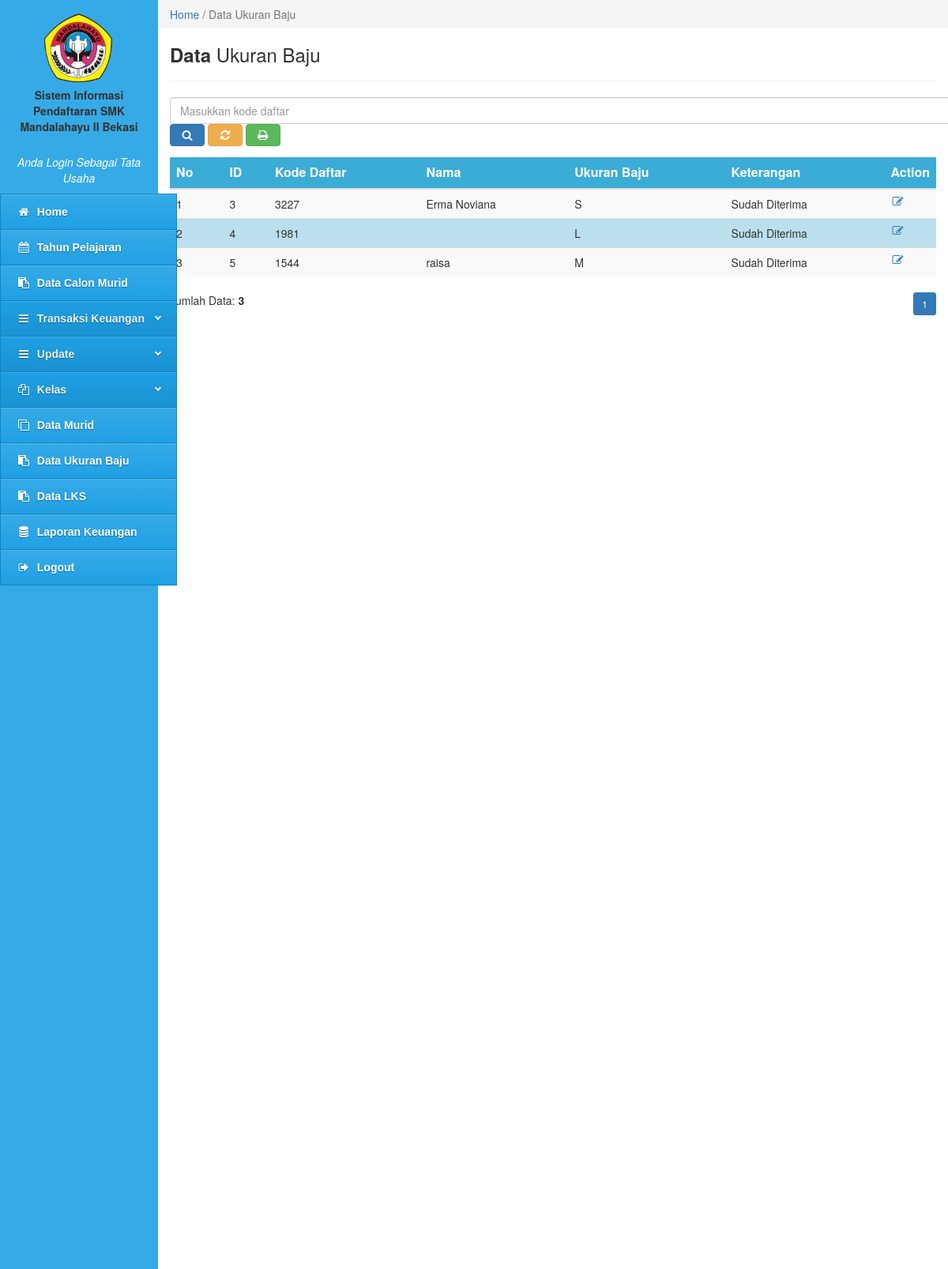
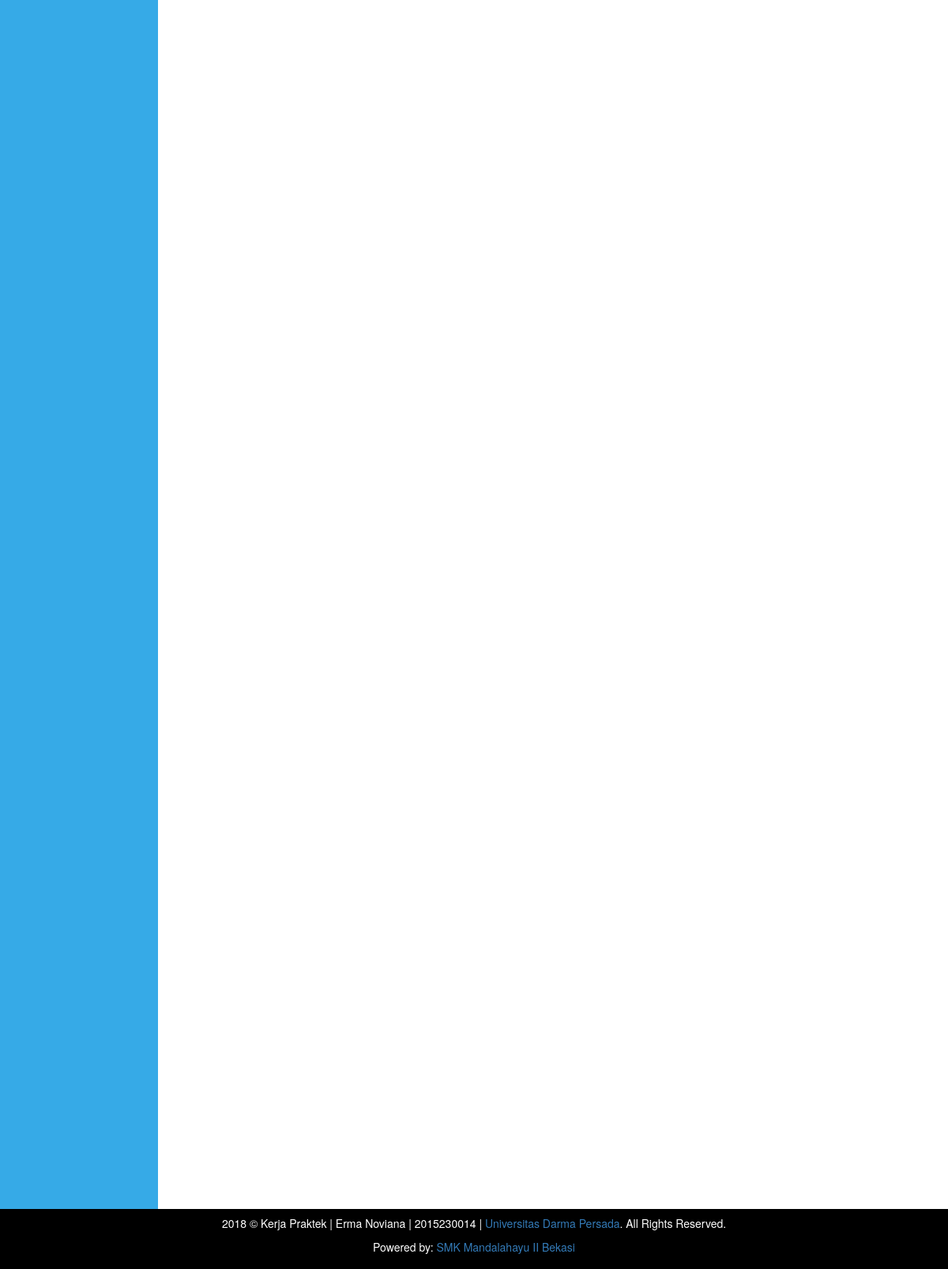
The page /tata-usaha/tu.php?content=data-ukuran-baju (signed in) on the database its author committed (2 pictures, top to bottom).
### tables this page shows
CREATE TABLE `tbl_ukuran_baju` (
  `id_ukuran_baju` int(20) NOT NULL,
  `kode_daftar` int(20) NOT NULL,
  `ukuran_baju` varchar(10) NOT NULL,
  `keterangan` varchar(20) NOT NULL
);

CREATE TABLE `tbl_data_calon_murid` (
  `id_calon_murid` int(10) NOT NULL,
  `tahun_pelajaran` varchar(20) NOT NULL,
  `prodi` varchar(50) NOT NULL,
  `nisn` varchar(30) NOT NULL,
  `nama` varchar(100) NOT NULL,
  `nama_panggilan` varchar(50) NOT NULL,
  `jenis_kelamin` varchar(10) NOT NULL,
  `tempat_lahir` varchar(20) NOT NULL,
  `tgl_lahir` varchar(20) NOT NULL,
  `agama` varchar(20) NOT NULL,
  `kewarganegaraan` varchar(50) NOT NULL,
  `anak_ke` varchar(20) NOT NULL,
  `status_perwalian` varchar(50) NOT NULL,
  `perwalian_oleh` varchar(20) NOT NULL,
  `jml_saudara_kandung` int(10) NOT NULL,
  `jml_saudara_tiri` int(10) NOT NULL,
  `jml_saudara_angkat` int(10) NOT NULL,
  `status_keluarga` varchar(20) NOT NULL,
  `bahasa` varchar(30) NOT NULL,
  `alamat` varchar(100) NOT NULL,
  `telepon_rumah` varchar(20) NOT NULL,
  `status_tinggal` varchar(20) NOT NULL,
  `jarak` varchar(20) NOT NULL,
  `transportasi` varchar(30) NOT NULL,
  `asal_sekolah` varchar(100) NOT NULL,
  `nomor_ijazah` varchar(20) NOT NULL,
  `tgl_ijazah` varchar(20) NOT NULL,
  `lama_belajar` varchar(20) NOT NULL,
  `jml_un` varchar(10) NOT NULL,
  `berat_badan` varchar(10) NOT NULL,
  `tinggi_badan` varchar(10) NOT NULL,
  `goldar` varchar(10) NOT NULL,
  `penyakit` varchar(100) NOT NULL,
  `kelainan` varchar(100) NOT NULL,
  `nama_ayah` varchar(50) NOT NULL,
  `tempat_lahir_ayah` varchar(50) NOT NULL,
  `tgl_lahir_ayah` varchar(50) NOT NULL,
  `pekerjaan_ayah` varchar(50) NOT NULL,
  `penghasilan_ayah` varchar(50) NOT NULL,
  `pendidikan_ayah` varchar(20) NOT NULL,
  `kewarganegaraan_ayah` varchar(50) NOT NULL,
  `nama_ibu` varchar(50) NOT NULL,
  `tempat_lahir_ibu` varchar(50) NOT NULL,
  `tgl_lahir_ibu` varchar(20) NOT NULL,
  `pekerjaan_ibu` varchar(50) NOT NULL,
  `penghasilan_ibu` varchar(50) NOT NULL,
  `pendidikan_ibu` varchar(20) NOT NULL,
  `kewarganegaraan_ibu` varchar(50) NOT NULL,
  `alamat_orangtua` varchar(100) NOT NULL,
  `nomor_hp` varchar(20) NOT NULL,
  `pengeluaran` varchar(50) NOT NULL,
  `jml_keluarga_kerja` int(10) NOT NULL,
  `jml_keluarga_menikah` int(10) NOT NULL,
  `nama_wali` varchar(50) NOT NULL,
  `tempat_lahir_wali` varchar(50) NOT NULL,
  `tgl_lahir_wali` varchar(20) NOT NULL,
  `pekerjaan_wali` varchar(50) NOT NULL,
  `penghasilan_wali` varchar(50) NOT NULL,
  `pendidikan_wali` varchar(20) NOT NULL,
  `kewarganegaraan_wali` varchar(50) NOT NULL,
  `alamat_wali` varchar(100) NOT NULL,
  `nomor_hp_wali` varchar(20) NOT NULL,
  `pengeluaran_wali` varchar(50) NOT NULL,
  `jml_wali_kerja` int(20) NOT NULL,
  `jml_wali_menikah` int(20) NOT NULL,
  `kesenian` varchar(100) NOT NULL,
  `olahraga` varchar(100) NOT NULL,
  `organisasi` varchar(100) NOT NULL,
  `hasta_karya` varchar(100) NOT NULL,
  `bakat_lulus` varchar(100) NOT NULL,
  `cita_cita` varchar(100) NOT NULL,
  `tgl_daftar` varchar(20) NOT NULL,
  `syarat_nisn` varchar(100) NOT NULL,
  `syarat_ijazah` varchar(100) NOT NULL,
  `syarat_kk` varchar(100) NOT NULL,
  `syarat_akte` varchar(100) NOT NULL,
  `syarat_foto` varchar(100) NOT NULL,
  `kode_daftar` int(10) NOT NULL,
  `status` int(2) NOT NULL
);

### tata-usaha/data-ukuran-baju.php (the view, shortened to what this page needs)
<div class="col-md-10" style="padding:0px">
  <ol class="breadcrumb" style="margin:0;border-radius:0;">
    <li class="active"><a href="tu.php?content=home-tata-usaha">Home</a> / Data Ukuran Baju</li>
  </ol>
</div>
<div class="col-md-10" style="min-height:500px">
  <h3><b>Data</b> Ukuran Baju</h3>
    <hr>
       <form class="form-inline" action="" method="POST">
      <div class="form-group">
        <input size="127px" type="text" name="pencarian" class="form-control" placeholder="Masukkan kode daftar">
        <button type="submit" class="btn btn-primary"><i class="fa fa-search fa-fw"></i></button>
        <a href="tu.php?content=data-ukuran-baju"><button type="button" class="btn btn-warning"><i class="fa fa-refresh fa-fw"></i></button></a>
        <a target ="_blank" role="button" href="print-data-ukuran-baju.php"><button type="button" class="btn btn-success"><i class="fa fa-print fa-fw"></i></button></a>
      </div>
    </form>
    <form class="form-horizontal" method="POST">
      <table class="table table-striped">
        <thead>
          <tr>
            <th>No</th>
            <th>ID</th>
            <th>Kode Daftar</th>
            <th>Nama</th>
            <th>Ukuran Baju</th>
            <th>Keterangan</th>
            <th>Action</th>
          </tr>
        </thead>
        <tbody>
          <?php
            include '../config/koneksi.php';
            $batas  = 10;
            $hal    = @$_GET['hal'];
            if (empty($hal)) {
              $posisi = 0;
              $hal    = 1;
            } else {
              $posisi = ($hal - 1) * $batas;
            }
            if($_SERVER['REQUEST_METHOD'] == "POST") {
              $pencarian = trim(mysqli_real_escape_string($konek, $_POST['pencarian']));
              if ($pencarian != '') {
                $sql = "SELECT tbl_ukuran_baju.id_ukuran_baju, tbl_ukuran_baju.kode_daftar, tbl_ukuran_baju.ukuran_baju, tbl_ukuran_baju.keterangan, tbl_data_calon_murid.kode_daftar, tbl_data_calon_murid.nama FROM tbl_ukuran_baju, tbl_data_calon_murid WHERE tbl_data_calon_murid.kode_daftar=tbl_ukuran_baju.kode_daftar AND tbl_ukuran_baju.kode_daftar LIKE '%$pencarian%' ORDER BY tbl_ukuran_baju.kode_daftar DESC";
                $query = $sql;
                $queryJml = $sql;
              } else {
                $query = "SELECT tbl_ukuran_baju.id_ukuran_baju, tbl_ukuran_baju.kode_daftar, tbl_ukuran_baju.ukuran_baju, tbl_ukuran_baju.keterangan, tbl_data_calon_murid.kode_daftar, tbl_data_calon_murid.nama FROM tbl_ukuran_baju, tbl_data_calon_murid WHERE tbl_data_calon_murid.kode_daftar=tbl_ukuran_baju.kode_daftar ORDER BY tbl_ukuran_baju.id_ukuran_baju DESC LIMIT $posisi, $batas ";
                $queryJml = "SELECT tbl_ukuran_baju.id_ukuran_baju, tbl_ukuran_baju.kode_daftar, tbl_ukuran_baju.ukuran_baju, tbl_ukuran_baju.keterangan, tbl_data_calon_murid.kode_daftar, tbl_data_calon_murid.nama FROM tbl_ukuran_baju, tbl_data_calon_murid WHERE tbl_data_calon_murid.kode_daftar=tbl_ukuran_baju.kode_daftar ORDER BY tbl_ukuran_baju.kode_daftar DESC";
                $no = $posisi + 1;
              }
            } else {
              $query = "SELECT tbl_ukuran_baju.id_ukuran_baju, tbl_ukuran_baju.kode_daftar, tbl_ukuran_baju.ukuran_baju, tbl_ukuran_baju.keterangan, tbl_data_calon_murid.kode_daftar, tbl_data_calon_murid.nama FROM tbl_ukuran_baju, tbl_data_calon_murid WHERE tbl_data_calon_murid.kode_daftar=tbl_ukuran_baju.kode_daftar ORDER BY tbl_ukuran_baju.kode_daftar DESC LIMIT $posisi, $batas ";
              $queryJml = "SELECT tbl_ukuran_baju.id_ukuran_baju, tbl_ukuran_baju.kode_daftar, tbl_ukuran_baju.ukuran_baju, tbl_ukuran_baju.keterangan, tbl_data_calon_murid.kode_daftar, tbl_data_calon_murid.nama FROM tbl_ukuran_baju, tbl_data_calon_murid WHERE tbl_data_calon_murid.kode_daftar=tbl_ukuran_baju.kode_daftar ORDER BY tbl_ukuran_baju.kode_daftar DESC";
            }
            $querydata = mysqli_query($konek, $query)or die(mysqli_error());
                    if(mysqli_num_rows($querydata) == 0){
                      echo '<tr><td colspan="5" align="center">Tidak ada data!</td></tr>';
                    }
                      else
                    {
                      $no = 1;
                      while($data = mysqli_fetch_array($querydata)){
                        echo '<tr>';
                        echo '<td>'.$no.'</td>';
                        echo '<td>'.$data['id_ukuran_baju'].'</td>';
                        echo '<td>'.$data['kode_daftar'].'</td>';
                        echo '<td>'.$data['nama'].'</td>';
                        echo '<td>'.$data['ukuran_baju'].'</td>';
                        echo '<td>'.$data['keterangan'].'</td>';
                        echo '<td  width="20"><a data-toggle="tooltip" data-placement="right" title="Edit Keterangan" href=tu.php?content=edit-keterangan&&kode_daftar='.$data['kode_daftar'].'><i class="fa fa-edit fa-fw"></i></a></td>';
                        echo '</tr>';
                        $no++;
                      }
                    }
                ?>
        </tbody>
      </table>
    </form>
    <?php
     if($_SERVER['REQUEST_METHOD'] == "POST") {
            $pencarian = trim(mysqli_real_escape_string($konek, $_POST['pencarian']));
        echo "<div style=\"float:left;\">";
        $jml = mysqli_num_rows(mysqli_query($konek, $queryJml));
        echo "Data Hasil Pencarian: <b>$jml</b>";
        echo "</div>";
      } else { ?>
        <div style="float:left;">
          <?php
          $jml = mysqli_num_rows(mysqli_query($konek, $queryJml));
          echo "Jumlah Data: <b>$jml</b>";
          ?>
        </div>
        <div style="float:right;">
          <ul class="pagination pagination-sm" style="margin: 0">
            <?php
            $jml_hal = ceil($jml / $batas);
            for ($i=1; $i <= $jml_hal; $i++) {
              if ($i != $hal) {
                echo "<li><a href=\"tu.php?content=data-ukuran-baju&&hal=$i\">$i</a></li>";
              } else {
                echo "<li class=\"active\"><a>$i</a></li>";
              }
            }
            ?>
          </ul>
        </div>
        <?php
      }
    ?>
  </div>

### tata-usaha/data-ukuran-baju.php (style rules this page uses)
table { border-collapse: collapse; width: 100%; }
th, td { text-align: left; padding: 8px; }
tr:nth-child(even) { background-color: #bbdfed; }
th { background-color: #3bacd6; color: white; }
td { font-size: 14px; }

### rows shown on the page
tbl_ukuran_baju: id_ukuran_baju "3", tbl_data_calon_murid.kode_daftar "3227", tbl_data_calon_murid.nama "Erma Noviana", ukuran_baju "S", keterangan "Sudah Diterima"
tbl_ukuran_baju: id_ukuran_baju "4", tbl_data_calon_murid.kode_daftar "1981", ukuran_baju "L", keterangan "Sudah Diterima"
tbl_ukuran_baju: id_ukuran_baju "5", tbl_data_calon_murid.kode_daftar "1544", tbl_data_calon_murid.nama "raisa", ukuran_baju "M", keterangan "Sudah Diterima"

### other values the page prints
$jml "3"
